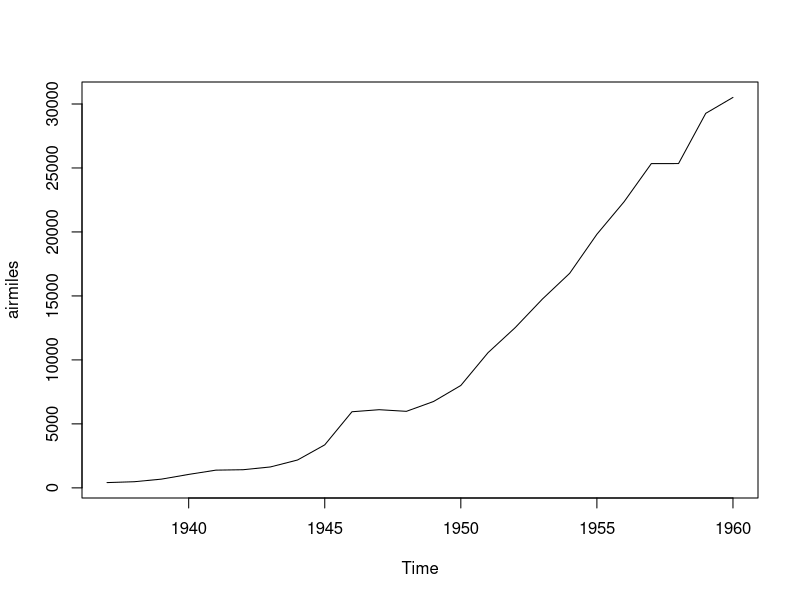
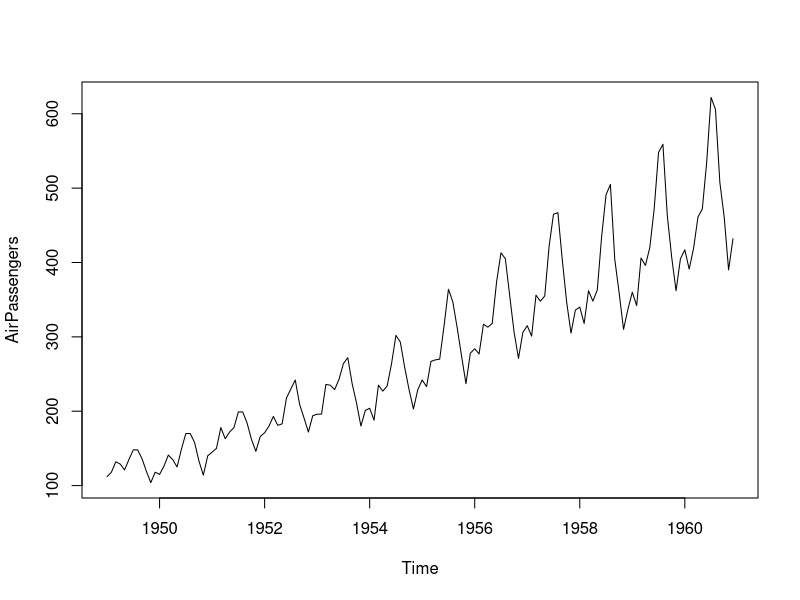
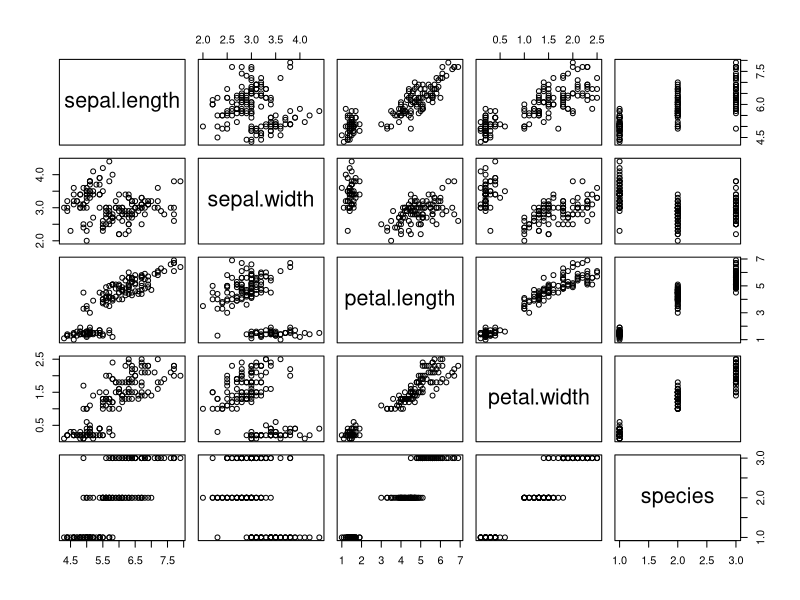

Reproduce these figures in R, in order.
## ---- chunk 1
# get the data of the whole dataset 
data("iris")
## ---- chunk 2
summary(iris)
## ---- chunk 3
# attaching library dplyr to use filter() function
library(dplyr)
# to make it more usable to call the names of the columns making it to lowercase 
names(iris) <- tolower(names(iris))
# creating dataframe with setosa rows only
setosa <- filter(iris, species == "setosa")
# show top-6 values of the obtained dataframe ordered by the ascending of the index
head(setosa)
## ---- chunk 4
summary(setosa)
## ---- chunk 5
data("airmiles")
plot(airmiles)

## ---- chunk 6
library(datasets)
data("AirPassengers")
#summary(iris)
## ---- chunk 7
plot(AirPassengers)
## ---- chunk 8
plot(iris)
